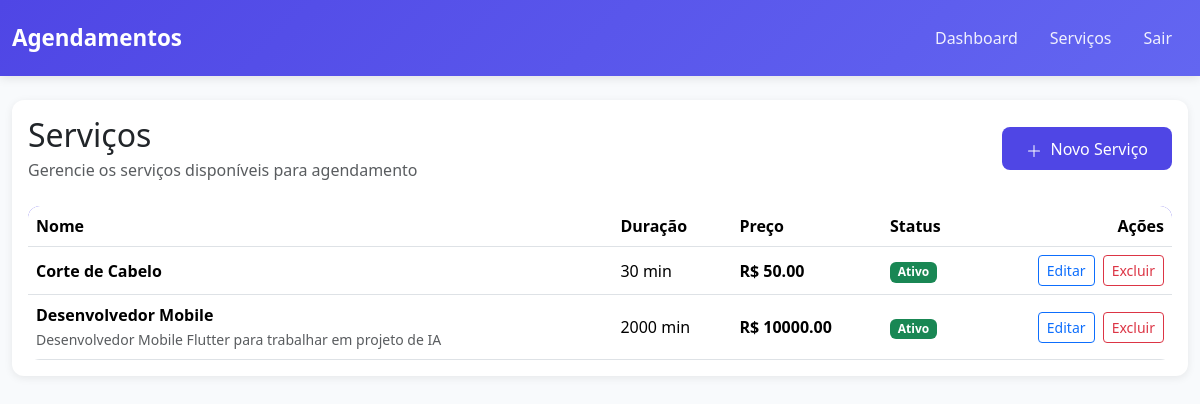
Screenshot of /accounts/services/ (signed in) with the database file from the repository.
### booking/models.py (models this page shows, shortened)
class Service(models.Model):
    name = models.CharField(_("nome"),max_length=100)
    description = models.TextField(_("descrição"), blank=True)
    duration_minutes = models.PositiveIntegerField(_("duração (min)"))
    price = models.DecimalField(_("preço"), max_digits=8, decimal_places=2)
    is_active = models.BooleanField(_("está ativo"), default=True)

### booking/views.py (the view)
# urls.py: path("services/", ServiceListView.as_view(), name="service_list"),
@method_decorator(login_required, name="dispatch")
class ServiceListView(ListView):
    model = Service
    template_name = "services/service_list.html"
    context_object_name = "services"

### booking/templates/services/service_list.html (shortened to what this page needs)
{% extends "base.html" %}
{% block content %}
<div class="card mb-4">
  <div class="card-body">
    <div class="d-flex justify-content-between align-items-center mb-4">
      <div>
        <h2 class="mb-1">Serviços</h2>
        <p class="text-muted mb-0">Gerencie os serviços disponíveis para agendamento</p>
      </div>
      <a href="{% url 'service_create' %}" class="btn btn-primary">
        <svg xmlns="http://www.w3.org/2000/svg" width="16" height="16" fill="currentColor" class="bi bi-plus-lg me-1" viewBox="0 0 16 16">
          <path d="M8 2a.5.5 0 0 1 .5.5v5h5a.5.5 0 0 1 0 1h-5v5a.5.5 0 0 1-1 0v-5h-5a.5.5 0 0 1 0-1h5v-5A.5.5 0 0 1 8 2Z"/>
        </svg>
        Novo Serviço
      </a>
    </div>
    <div class="table-responsive">
      <table class="table table-hover align-middle mb-0">
        <thead>
          <tr>
            <th>Nome</th>
            <th>Duração</th>
            <th>Preço</th>
            <th>Status</th>
            <th class="text-end">Ações</th>
          </tr>
        </thead>
        <tbody>
          {% for service in services %}
            <tr>
              <td>
                <strong>{{ service.name }}</strong>
                {% if service.description %}
                <br><small class="text-muted">{{ service.description|truncatewords:10 }}</small>
                {% endif %}
              </td>
              <td>{{ service.duration_minutes }} min</td>
              <td><strong>R$ {{ service.price }}</strong></td>
              <td>
                {% if service.is_active %}
                  <span class="badge bg-success">Ativo</span>
                {% else %}
                  <span class="badge bg-secondary">Inativo</span>
                {% endif %}
              </td>
              <td class="text-end">
                <a href="{% url 'service_update' service.pk %}" class="btn btn-sm btn-outline-primary me-1">Editar</a>
                <a href="{% url 'service_delete' service.pk %}" class="btn btn-sm btn-outline-danger">Excluir</a>
              </td>
            </tr>
          {% endfor %}
        </tbody>
      </table>
    </div>
  </div>
</div>
{% endblock %}

### booking/static/booking/css/base.css (style rules this page uses)
:root { --primary-color: #4f46e5; --secondary-color: #6366f1; --dark-bg: #1e293b; --light-bg: #f8fafc; }
body { background-color: var(--light-bg); font-family: 'Segoe UI', Tahoma, Geneva, Verdana, sans-serif; }
.card { border: none; border-radius: 12px; box-shadow: 0 2px 8px rgba(0, 0, 0, 0.08); transition: transform 0.2s, box-shadow 0.2s; }
.btn-primary { background-color: var(--primary-color); border: none; padding: 0.6rem 1.5rem; border-radius: 8px; font-weight: 500; transition: background-color 0.3s; }
.table { background: white; border-radius: 12px; overflow: hidden; }
.table thead { background-color: var(--primary-color); color: white; }
.table tbody tr { transition: background-color 0.2s; }

### rows the page displays
Service: name "Corte de Cabelo", duration_minutes "30", price "50.00", is_active "Ativo"
Service: name "Desenvolvedor Mobile", description "Desenvolvedor Mobile Flutter para trabalhar em projeto de IA", duration_minutes "2000", price "10000.00", is_active "Ativo"
